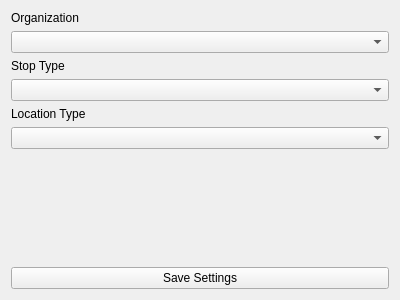
<?xml version="1.0" encoding="UTF-8"?>
<ui version="4.0">
 <class>BridgeConfigWidget</class>
 <widget class="QWidget" name="BridgeConfigWidget">
  <property name="geometry">
   <rect>
    <x>0</x>
    <y>0</y>
    <width>400</width>
    <height>300</height>
   </rect>
  </property>
  <property name="windowTitle">
   <string>Form</string>
  </property>
  <layout class="QGridLayout" name="gridLayout">
   <item row="1" column="0">
    <widget class="QComboBox" name="organizationComboBox"/>
   </item>
   <item row="5" column="0">
    <widget class="QComboBox" name="locationTypeComboBox"/>
   </item>
   <item row="0" column="0">
    <widget class="QLabel" name="organizationLabel">
     <property name="text">
      <string>Organization</string>
     </property>
    </widget>
   </item>
   <item row="7" column="0">
    <widget class="QPushButton" name="saveSettingsPushButton">
     <property name="text">
      <string>Save Settings</string>
     </property>
    </widget>
   </item>
   <item row="4" column="0">
    <widget class="QLabel" name="locationTypeLabel">
     <property name="text">
      <string>Location Type</string>
     </property>
    </widget>
   </item>
   <item row="2" column="0">
    <widget class="QLabel" name="stopTypeLabel">
     <property name="text">
      <string>Stop Type</string>
     </property>
    </widget>
   </item>
   <item row="3" column="0">
    <widget class="QComboBox" name="stopTypeComboBox"/>
   </item>
   <item row="6" column="0">
    <spacer name="verticalSpacer">
     <property name="orientation">
      <enum>Qt::Vertical</enum>
     </property>
     <property name="sizeHint" stdset="0">
      <size>
       <width>20</width>
       <height>40</height>
      </size>
     </property>
    </spacer>
   </item>
  </layout>
 </widget>
 <tabstops>
  <tabstop>organizationComboBox</tabstop>
  <tabstop>stopTypeComboBox</tabstop>
  <tabstop>locationTypeComboBox</tabstop>
  <tabstop>saveSettingsPushButton</tabstop>
 </tabstops>
 <resources/>
 <connections/>
</ui>
